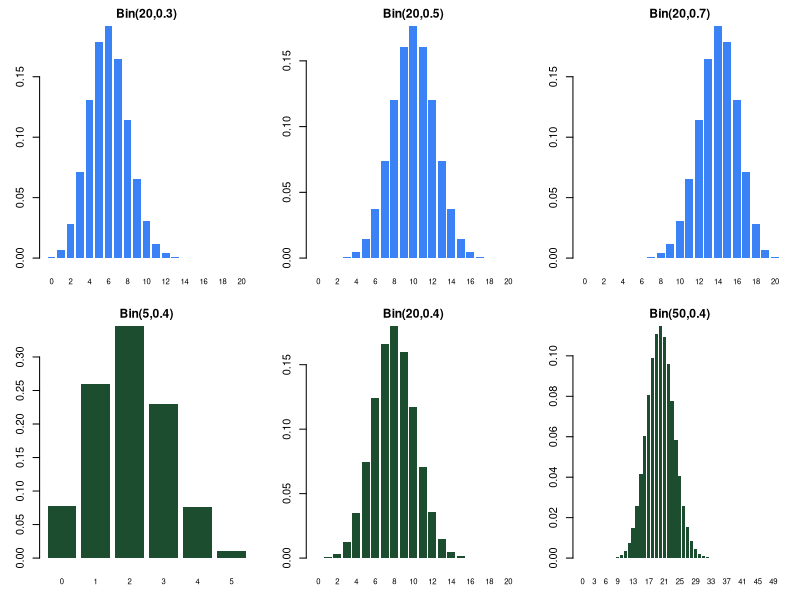

Write the R code that produced this figure.
## ---- chunk 1
#| echo: false
#| fig-width: 16
#| fig-height: 6
par(mfrow = c(2,3), mar = c(3,3,2,1))
for(p in c(0.3, 0.5, 0.7)) {
  k <- 0:20
  barplot(dbinom(k, 20, p), names.arg = k, col = "#3b82f6", border = NA,
          main = paste0("Bin(20,", p, ")"), cex.main = 1.1, cex.names = 0.7)
}
for(n in c(5, 20, 50)) {
  k <- 0:n
  barplot(dbinom(k, n, 0.4), names.arg = k, col = "#1b4d2e", border = NA,
          main = paste0("Bin(",n,",0.4)"), cex.main = 1.1, cex.names = 0.7)
}
